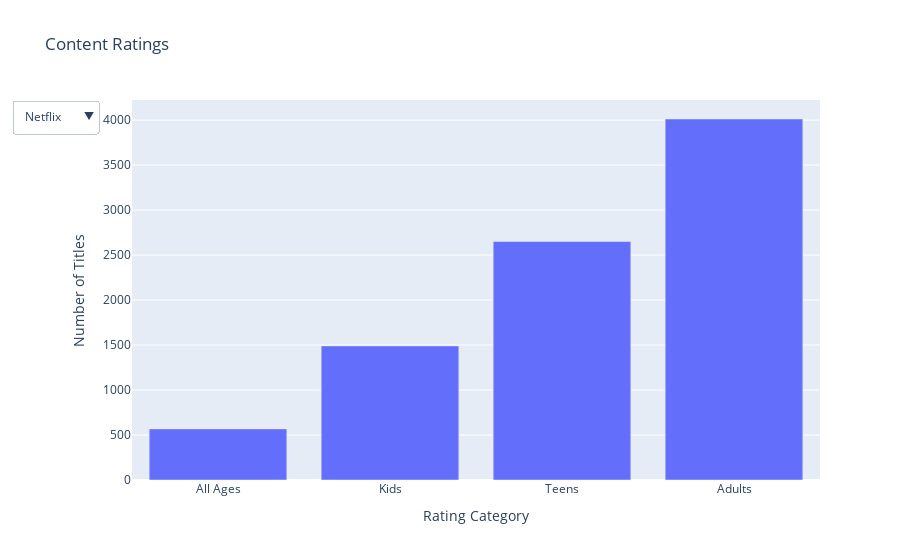

The notebook cell saved with this chart:
### Code cell
import plotly.graph_objects as go


#  top 10 disney
fig = go.Figure()

fig.add_trace(go.Bar(
    x=Netflix_All_Ratings_Complete_Df.index,
    y=Netflix_All_Ratings_Complete_Df.values,
    name='Netflix'
))

# top 10 hulu
fig.add_trace(go.Bar(
    x=Hulu_All_Ratings_Complete_Df.index,
    y=Hulu_All_Ratings_Complete_Df.values,
    name='Hulu',
    visible=False  
))
# top 10 amazon
fig.add_trace(go.Bar(
    x=Amazon_All_Ratings_Complete_Df.index,
    y=Amazon_All_Ratings_Complete_Df.values,
    name='Amazon',
    visible=False  
))

#top 10 netflix 
fig.add_trace(go.Bar(
    x=Disney_All_Ratings_Complete_Df.index,
    y=Disney_All_Ratings_Complete_Df.values,
    name='Disney',
    visible=False 
))

# dropdown menu
fig.update_layout(
    updatemenus=[
        {
            "buttons": [
                {
                    "label": "Netflix",
                    "method": "update",
                    "args": [{"visible": [True, False, False, False, False]}, {"title": "Netflix Content Ratings"}],
                },
                {
                    "label": "Hulu",
                    "method": "update",
                    "args": [{"visible": [False, True, False, False, False]}, {"title": "Hulu Content Ratings"}],
                },
                {
                    "label": "Amazon",
                    "method": "update",
                    "args": [{"visible": [False, False, True, False, False]}, {"title": "Amazon Content Ratings"}],
                },
                {
                    "label": "Disney",
                    "method": "update",
                    "args": [{"visible": [False, False, False, True, False]}, {"title": "Disney Content Ratings"}],
                }
            ],
            "direction": "down",
            "showactive": True,
        }
    ]
)




# Set titles
fig.update_layout(
    title="Content Ratings",
    xaxis_title="Rating Category",
    yaxis_title="Number of Titles",
)

# Show the plot
fig.show()

### Figure 1 — Plotly figure (JSON) as saved in the notebook; plotly's stock layout.template omitted (floating-point values rounded to 4 significant figures)
{"data": [{"name": "Netflix", "type": "bar", "x": ["All Ages", "Kids", "Teens", "Adults"], "y": [568, 1490, 2650, 4012]}, {"name": "Hulu", "type": "bar", "visible": false, "x": ["All Ages", "Kids", "Teens", "Adults"], "y": [197, 472, 854, 736]}, {"name": "Amazon", "type": "bar", "visible": false, "x": ["All Ages", "Kids", "Teens", "Adults"], "y": [1516, 846, 4265, 2366]}, {"name": "Disney", "type": "bar", "visible": false, "x": ["All Ages", "Kids", "Teens", "Adults"], "y": [621, 681, 145, 0]}], "layout": {"title": {"text": "Content Ratings"}, "updatemenus": [{"buttons": [{"args": [{"visible": [true, false, false, false, false]}, {"title": "Netflix Content Ratings"}], "label": "Netflix", "method": "update"}, {"args": [{"visible": [false, true, false, false, false]}, {"title": "Hulu Content Ratings"}], "label": "Hulu", "method": "update"}, {"args": [{"visible": [false, false, true, false, false]}, {"title": "Amazon Content Ratings"}], "label": "Amazon", "method": "update"}, {"args": [{"visible": [false, false, false, true, false]}, {"title": "Disney Content Ratings"}], "label": "Disney", "method": "update"}], "direction": "down", "showactive": true}], "xaxis": {"title": {"text": "Rating Category"}}, "yaxis": {"title": {"text": "Number of Titles"}}}}
